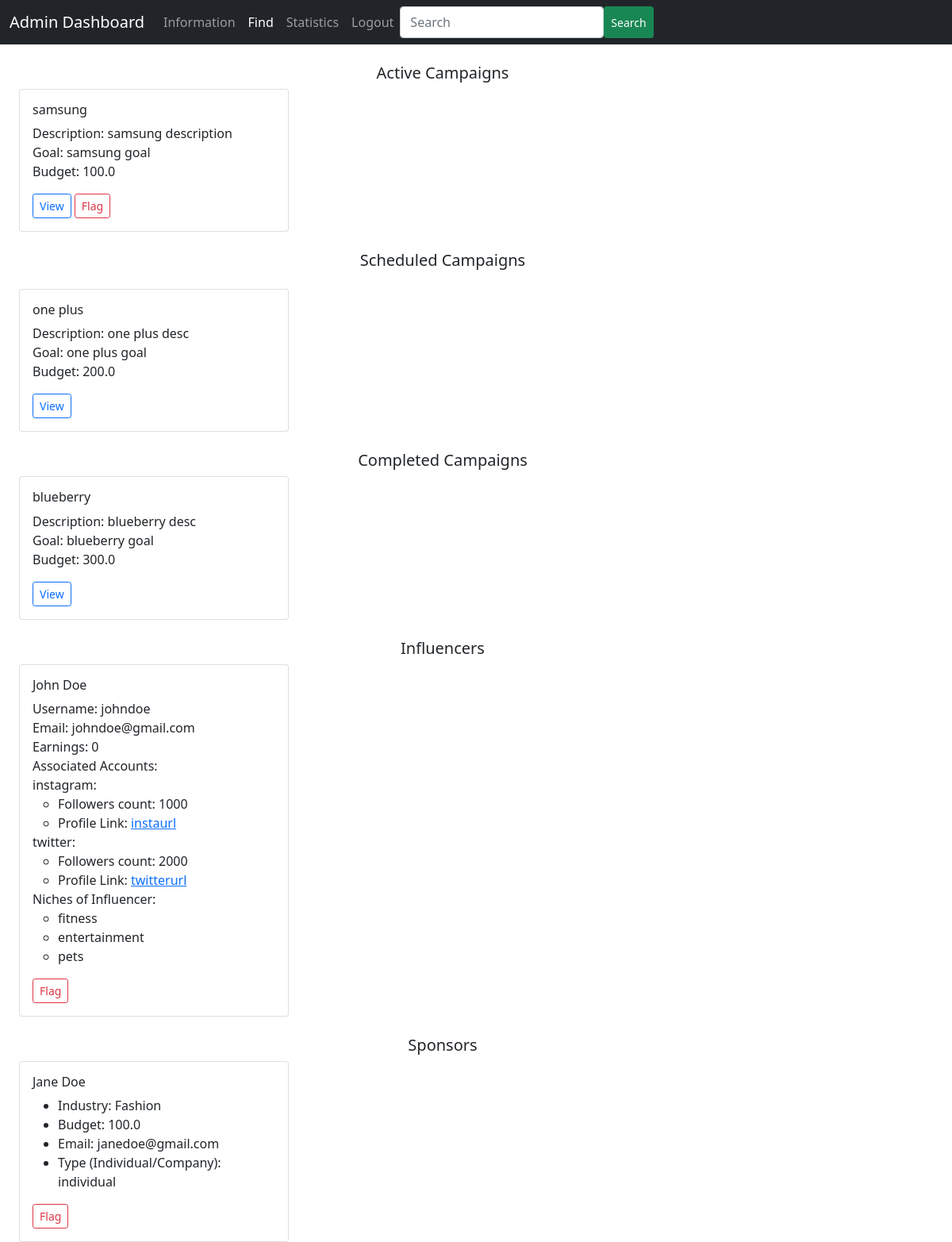
/admin_find, run on an earlier commit of the app's database.
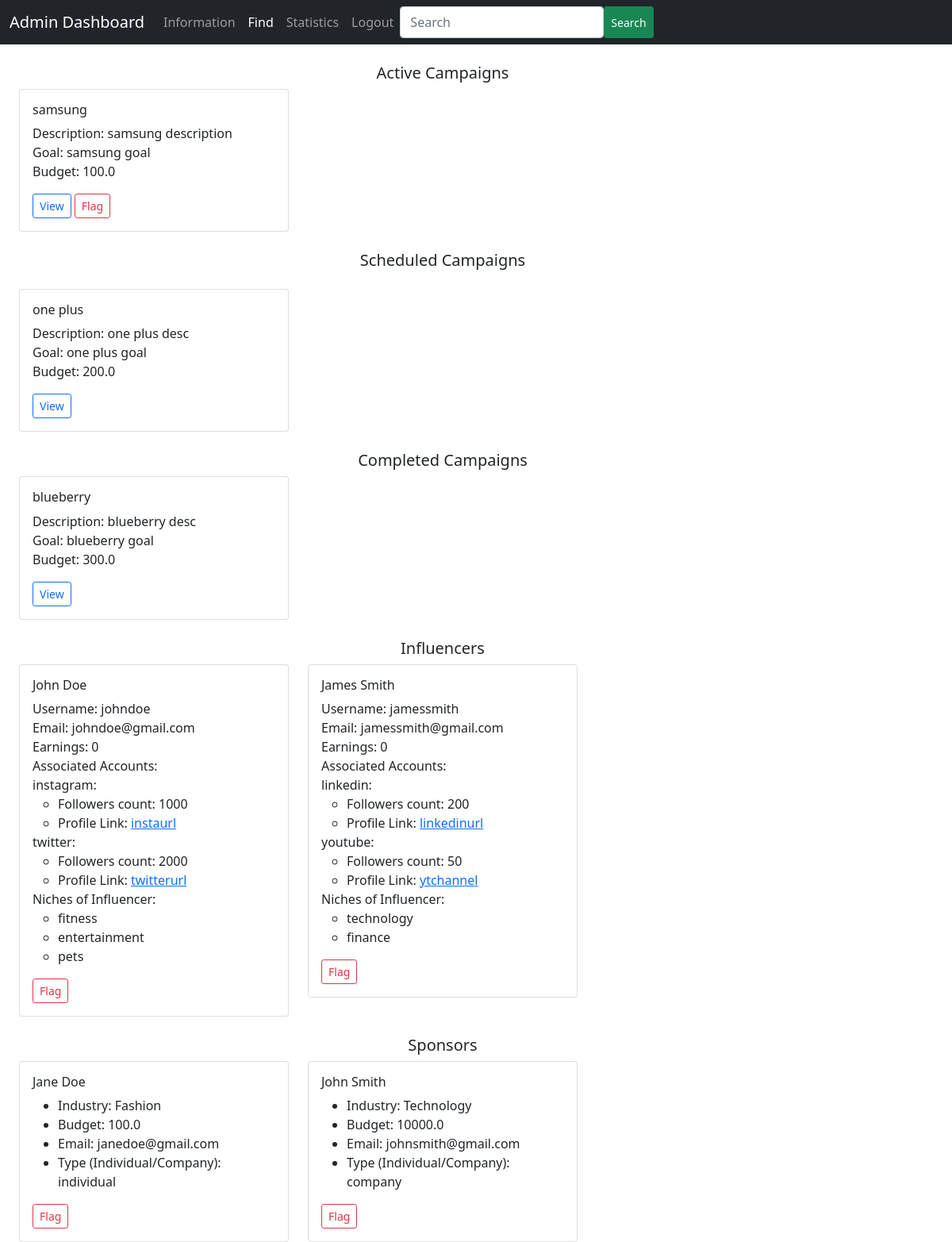
And on a later commit of the database.
### backend/models.py (models this page shows)
class Campaign(db.Model):
    __tablename__ = 'campaign'
    id = db.Column(db.Integer, primary_key=True)
    sponsor_id = db.Column(db.Integer, db.ForeignKey('sponsor.id'), nullable=False)
    visibility = db.Column(db.Enum('private', 'public'), default='public', nullable=False)
    title = db.Column(db.String, nullable=False)
    description = db.Column(db.String)
    goal = db.Column(db.String)
    start_date = db.Column(db.Date, nullable=False)
    end_date = db.Column(db.Date, nullable=False)
    budget = db.Column(db.Float, nullable=False)
    flagged = db.Column(db.Boolean, default=False)
    ad_request = db.relationship('Ad_Request', backref='campaign', cascade='all, delete-orphan')

class Influencer(db.Model):
    __tablename__ = 'influencer'
    id = db.Column(db.Integer, primary_key=True)
    first_name = db.Column(db.String, nullable=False)
    last_name = db.Column(db.String)
    age = db.Column(db.Integer, nullable=False)
    username = db.Column(db.String, unique=True, nullable=False)
    password = db.Column(db.String, nullable=False)
    email = db.Column(db.String, unique=True, nullable=False)
    earning = db.Column(db.Integer, default=0)
    profile_pic = db.Column(db.String)
    flagged = db.Column(db.Boolean, default=False)
    reach = db.relationship('Reach', backref='influencer', cascade='all, delete-orphan')
    ad_request = db.relationship('Ad_Request', backref='influencer')
    influencer_niche = db.relationship('Influencer_Niche', backref='influencer')

class Reach(db.Model):
    __tablename__ = 'reach'
    id = db.Column(db.Integer, primary_key=True)
    influencer_id = db.Column(db.Integer, db.ForeignKey('influencer.id'), nullable=False)
    platform = db.Column(db.Enum('instagram', 'twitter', 'youtube', 'linkedin'), nullable=False)
    followers = db.Column(db.Integer, nullable=False)
    profile_link = db.Column(db.String, nullable=False)

class Niche(db.Model):
    __tablename__ = 'niche'
    id = db.Column(db.Integer, primary_key=True)
    name = db.Column(db.String, nullable=False)
    influencer_niche = db.relationship('Influencer_Niche', backref='niche')
    ad_request = db.relationship('Ad_Request', backref='niche')

class Sponsor(db.Model):
    __tablename__ = 'sponsor'
    id = db.Column(db.Integer, primary_key=True)
    first_name = db.Column(db.String, nullable=False)         # if it is a company then the first_name denotes the name of the company
    last_name = db.Column(db.String)
    username = db.Column(db.String, unique=True, nullable=False)
    password = db.Column(db.String, nullable=False)
    industry = db.Column(db.String, nullable=False)
    budget = db.Column(db.Float, nullable=False)
    email = db.Column(db.String, unique=True, nullable=False)
    type = db.Column(db.Enum('company', 'individual'), nullable=False)
    flagged = db.Column(db.Boolean, default=False)
    campaign = db.relationship('Campaign', backref='sponsor', cascade='all, delete-orphan')

### backend/controllers.py (the view)
@app.route('/admin_find', methods=['GET', 'POST'])
def admin_find():
    return render_template('admin_find.html', active_campaigns=fetch_active_campaigns(), completed_campaigns=fetch_completed_campaigns(),
                           all_influencers=fetch_all_influencers(), all_sponsors=fetch_all_sponsors(), scheduled_campaigns=fetch_scheduled_campaigns())

### backend/controllers.py (called while the page is built)
def fetch_all_influencers():
    influencers = Influencer.query.filter_by(flagged=False).all()
    all_influencers = {}
    for influencer in influencers:
        if influencer.id not in all_influencers.keys():
            all_influencers[influencer.id] = {'fname': influencer.first_name, 'lname': influencer.last_name, 'username': influencer.username, 'earning': influencer.earning,
                                              'email': influencer.email, 'social_accounts': social_accounts(influencer.id), 'niches': niches(influencer.id)}
    return all_influencers

def fetch_all_sponsors():
    sponsors = Sponsor.query.filter_by(flagged=False).all()
    all_sponsors = {}
    for sponsor in sponsors:
        if sponsor.id not in all_sponsors.keys():
            all_sponsors[sponsor.id] = {'fname': sponsor.first_name, 'lname': sponsor.last_name, 'industry': sponsor.industry,
                                        'budget': sponsor.budget, 'email': sponsor.email, 'type': sponsor.type }
    return all_sponsors

def fetch_completed_campaigns(sponsor_id=None):
    current_date = datetime.now().date()
    if sponsor_id:
        campaigns = (db.session.query(Campaign)
                .filter(Campaign.end_date < current_date, Campaign.sponsor_id==sponsor_id).all())
    else:
        campaigns = (db.session.query(Campaign)
                .filter(Campaign.end_date < current_date).all())
    completed_campaigns = {}
    for campaign in campaigns:
        if campaign.id not in completed_campaigns.keys():
            completed_campaigns[campaign.id] = {'title': campaign.title, 'description': campaign.description, 'goal': campaign.goal, 'budget': campaign.budget,
                                                'start_date': campaign.start_date, 'end_date': campaign.end_date, 'visibility': campaign.visibility}
    return completed_campaigns

def social_accounts(influencer_id):
    tuples = (db.session.query(Influencer.id, Reach.platform, Reach.followers, Reach.profile_link)
                  .join(Reach, Reach.influencer_id==influencer_id).all())
    social_accounts = {}
    for tuple in tuples:
        if tuple.platform not in social_accounts.keys():
            social_accounts[tuple.platform] = {'followers': tuple.followers, 'profile_link': tuple.profile_link}
    return social_accounts

### templates/admin_find.html (shortened to what this page needs)
<!DOCTYPE html>
<html lang="en">
<head>
    <link href="https://cdn.jsdelivr.net/npm/bootstrap@5.0.2/dist/css/bootstrap.min.css" rel="stylesheet">
</head>
<body>
    <div id="container">
        <div id="panel">
            <nav class="navbar navbar-expand-lg navbar-dark bg-dark">
                <div class="container-fluid">
                    <label class="navbar-brand">Admin Dashboard</label>
                    <div class="collapse navbar-collapse" id="navbarNavAltMarkup">
                        <div class="navbar-nav">
                            <a class="nav-link" aria-current="page" href="/admin_dashboard">Information</a>
                            <a class="nav-link active" href="/admin_find">Find</a>
                            <a class="nav-link" href="#">Statistics</a>
                            <a class="nav-link" href="#">Logout</a>
                            <input class="form-control" type="search" placeholder="Search" aria-label="Search">
                            <button type="submit" class="btn btn-success btn-sm">Search</button>
                        </div>
                    </div>
                </div>
            </nav>
        </div>
        <div class="container row">
            <h5 class="text-center"><br>Active Campaigns</h5>
            {% if active_campaigns %}
                {% for key, value in active_campaigns.items() %}
                    <div class="col-sm-4">
                        <div class="card">
                            <div class="card-body">
                                <h6 class="card-title">{{ value.title }}</h6>
                                <p class="card-text">
                                    Description: {{ value.description }} <br>
                                    Goal: {{ value.goal }} <br>
                                    Budget: {{ value.budget }}
                                </p>
                                <a href="/campaign_details/{{ key }}" class="btn btn-outline-primary btn-sm">View</a>
                                <button type="button" class="btn btn-outline-danger btn-sm">Flag</button>
                            </div>
                        </div>
                    </div>
                {% endfor %}
            {% else %}
                <h4 class="text-secondary">No Campaigns running</h4>
            {% endif %}
        </div>
        <div class="container row">
            <h5 class="text-center my-4">Scheduled Campaigns</h5>
            {% if scheduled_campaigns %}
                {% for key, value in scheduled_campaigns.items() %}
                    <div class="col-sm-4">
                        <div class="card">
                            <div class="card-body">
                                <h6 class="card-title">{{ value.title }}</h6>
                                <p class="card-text">
                                    Description: {{ value.description }}<br>
                                    Goal: {{ value.goal }} <br>
                                    Budget: {{ value.budget }}
                                </p>
                                <a href="/campaign_details/{{ key }}" class="btn btn-outline-primary btn-sm">View</a>
                            </div>
                        </div>
                    </div>
                {% endfor %}
            {% else %}
                <h5 class="text-secondary">No campaigns scheduled.</h5>
            {% endif %}
        </div>
        <div class="container row">
            <h5 class="text-center"><br>Completed Campaigns</h5>
            {% if completed_campaigns %}
                {% for key, value in completed_campaigns.items() %}
                    <div class="col-sm-4">
                        <div class="card">
                            <div class="card-body">
                                <h6 class="card-title">{{ value.title }}</h6>
                                <p class="card-text">
                                    Description: {{ value.description }} <br>
                                    Goal: {{ value.goal }} <br>
                                    Budget: {{ value.budget }}
                                </p>
                                <a href="/campaign_details/{{ key }}" class="btn btn-outline-primary btn-sm">View</a>
                            </div>
                        </div>
                    </div>
                {% endfor %}
            {% else %}
                <h4 class="text-secondary">No Campaigns completed yet!</h4>
            {% endif %}
        </div>
        <div class="container row">
            <h5 class="text-center"><br>Influencers</h5>
            {% if all_influencers %}
                {% for key, value in all_influencers.items() %}
                    <div class="col-sm-4">
                        <div class="card">
                            <div class="card-body">
                                <h6 class="card-title">{{ value.fname }} {{ value.lname }}</h6>
                                <ul class="list-unstyled">
                                    <li>Username: {{ value.username }} </li>
                                    <li>Email: {{ value.email }} </li>
                                    <li>Earnings: {{ value.earning }} </li>
                                    <li>Associated Accounts: </li>
                                    {% for account, info in value.social_accounts.items() %}
                                        <li>
                                            {{ account }}:
                                            <ul>
                                                <li>Followers count: {{ info.followers }}</li>
                                                <li>Profile Link: <a href="{{ info.profile_link }}" target="_blank">{{ info.profile_link }}</a></li>
                                            </ul>
                                        </li>
                                    {% endfor %}
                                    <li>Niches of Influencer:</li>
                                    <ul>
                                        {% for niche in value.niches %}
                                            <li>{{ niche }}</li>
                                        {% endfor %}
                                    </ul>
                                </ul>
                                <button type="button" class="btn btn-outline-danger btn-sm">Flag</button>
                            </div>
                        </div>
                    </div>
                {% endfor %}
            {% else %}
                <h4 class="text-secondary">No influencers registered.</h4>
            {% endif %}
        </div>
        <div class="container row">
            <h5 class="text-center"><br>Sponsors</h5>
            {% if all_sponsors %}
                {% for key, value in all_sponsors.items() %}
                    <div class="col-sm-4">
                        <div class="card">
                            <div class="card-body">
                                <h6 class="card-title">{{ value.fname }} {{ value.lname }}</h6>
                                <ul class="card-text">
                                    <li>Industry: {{ value.industry }}</li>
                                    <li>Budget: {{ value.budget }}</li>
                                    <li>Email: {{ value.email }}</li>
                                    <li>Type (Individual/Company): {{ value.type }}</li>
                                </ul>
                                <button type="button" class="btn btn-outline-danger btn-sm">Flag</button>
                            </div>
                        </div>
                    </div>
                {% endfor %}
            {% else %}
                <h4>No sponsors registered</h4>
            {% endif %}
        </div>
    </div>
</body>
</html>

What changed in the data, as far as the page shows it:
added Influencer: fname "James", lname "Smith", username "jamessmith", email "jamessmith@gmail.com"
added Reach: platform "linkedin", followers "200", profile_link "linkedinurl", shown under "James"
added Reach: platform "youtube", followers "50", profile_link "ytchannel", shown under "James"
now on this page (row unchanged): Niche: name "technology", shown under "James"
added Niche: name "finance", shown under "James"
added Sponsor: fname "John", lname "Smith", industry "Technology", budget "10000.0", email "johnsmith@gmail.com", type "company"
Also different on the page:
new list line: "Username: Email: Earnings: 0 Associated Accounts: Niches of Influencer: Flag"
